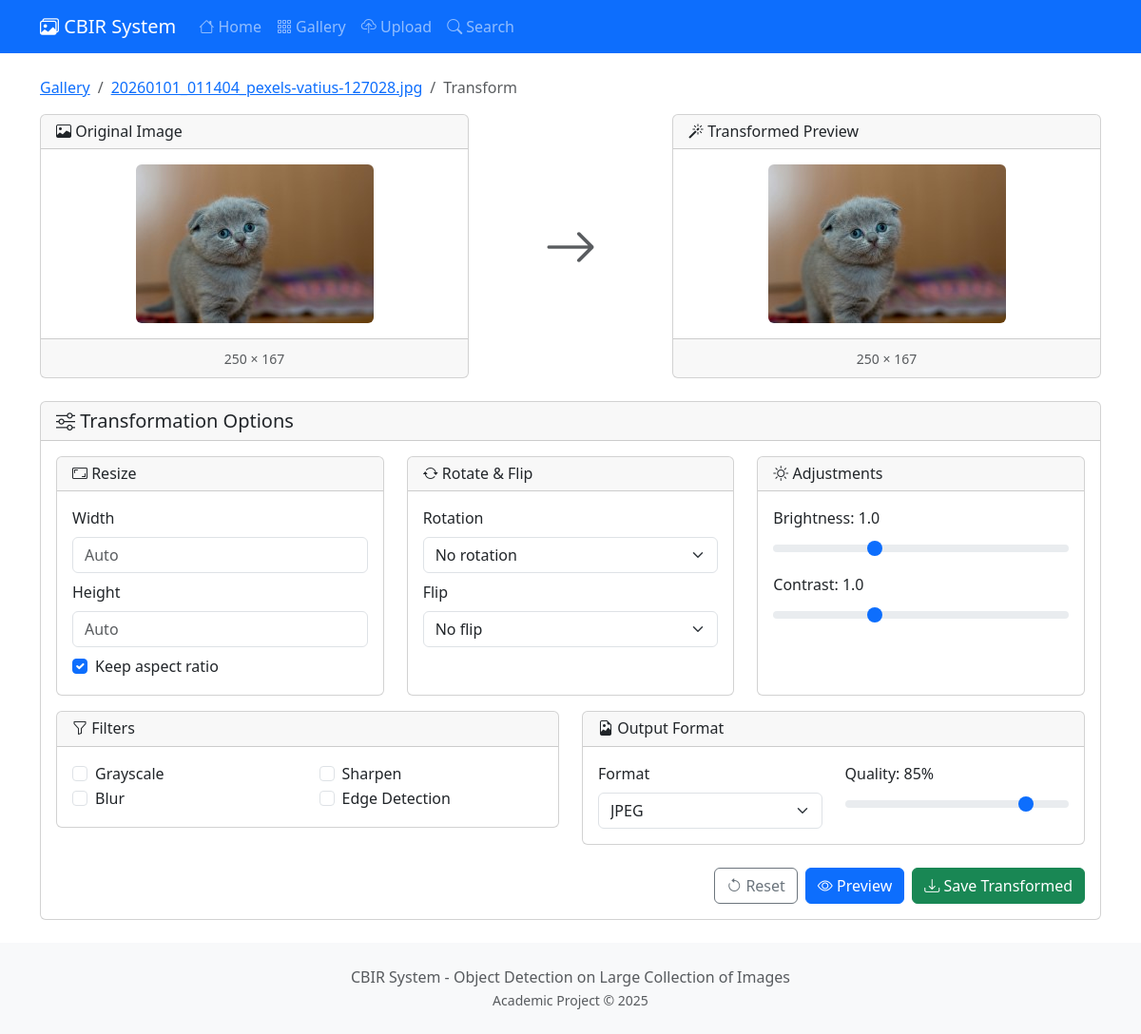
The page /image/67/transform/ on the database its author committed.
### core/models.py (models this page shows, shortened)
class Image(models.Model):
    file = models.ImageField(upload_to=image_upload_path)
    filename = models.CharField(max_length=255)
    category = models.CharField(max_length=100, null=True, blank=True)
    uploaded_at = models.DateTimeField(auto_now_add=True)
    width = models.IntegerField(default=0)
    height = models.IntegerField(default=0)
    file_size = models.IntegerField(default=0)  # in bytes
    features_extracted = models.BooleanField(default=False)
    feature_vector = models.BinaryField(null=True, blank=True)  # Serialized numpy array
    class Meta:
        ordering = ['-uploaded_at']
    @property
    def image(self):
        return self.file
    @property
    def original_filename(self):
        return self.filename

### core/views.py (the view, shortened to what this page needs)
# urls.py: path('image/<int:pk>/transform/', views.TransformView.as_view(), name='transform'),
class TransformView(View):
    template_name = 'core/transform.html'
    def get(self, request, pk):
        image = get_object_or_404(Image, pk=pk)
        form = TransformForm()
        return render(request, self.template_name, {
            'image': image,
            'form': form
        })

### templates/core/transform.html (shortened to what this page needs)
{% extends 'core/base.html' %}
{% block content %}
<nav aria-label="breadcrumb" class="mb-3">
    <ol class="breadcrumb">
        <li class="breadcrumb-item"><a href="{% url 'core:gallery' %}">Gallery</a></li>
        <li class="breadcrumb-item"><a href="{% url 'core:image_detail' image.id %}">{{ image.original_filename }}</a></li>
        <li class="breadcrumb-item active">Transform</li>
    </ol>
</nav>
<div class="row">
    <div class="col-md-5">
        <div class="card">
            <div class="card-header">
                <h6 class="mb-0"><i class="bi bi-image"></i> Original Image</h6>
            </div>
            <div class="card-body text-center">
                <img src="{{ image.image.url }}" class="img-fluid rounded" id="originalImage" alt="Original">
            </div>
            <div class="card-footer text-center">
                <small class="text-muted">{{ image.width }} × {{ image.height }}</small>
            </div>
        </div>
    </div>
    <div class="col-md-2 d-flex align-items-center justify-content-center">
        <i class="bi bi-arrow-right display-4 text-muted"></i>
    </div>
    <div class="col-md-5">
        <div class="card">
            <div class="card-header">
                <h6 class="mb-0"><i class="bi bi-magic"></i> Transformed Preview</h6>
            </div>
            <div class="card-body text-center">
                <img src="{{ image.image.url }}" class="img-fluid rounded" id="previewImage" alt="Preview">
            </div>
            <div class="card-footer text-center">
                <small class="text-muted" id="previewDimensions">{{ image.width }} × {{ image.height }}</small>
            </div>
        </div>
    </div>
</div>
<div class="card mt-4">
    <div class="card-header">
        <h5 class="mb-0"><i class="bi bi-sliders"></i> Transformation Options</h5>
    </div>
    <div class="card-body">
        <form method="post" id="transformForm">
            <div class="row">
                <div class="col-md-4">
                    <div class="card h-100">
                        <div class="card-header">
                            <h6 class="mb-0"><i class="bi bi-aspect-ratio"></i> Resize</h6>
                        </div>
                        <div class="card-body">
                            <div class="mb-2">
                                <label class="form-label">Width</label>
                                <input type="number" name="resize_width" class="form-control" placeholder="Auto" min="1" max="4096">
                            </div>
                            <div class="mb-2">
                                <label class="form-label">Height</label>
                                <input type="number" name="resize_height" class="form-control" placeholder="Auto" min="1" max="4096">
                            </div>
                            <div class="form-check">
                                <input type="checkbox" name="keep_aspect" class="form-check-input" id="keepAspect" checked>
                                <label class="form-check-label" for="keepAspect">Keep aspect ratio</label>
                            </div>
                        </div>
                    </div>
                </div>
                <div class="col-md-4">
                    <div class="card h-100">
                        <div class="card-header">
                            <h6 class="mb-0"><i class="bi bi-arrow-repeat"></i> Rotate & Flip</h6>
                        </div>
                        <div class="card-body">
                            <div class="mb-2">
                                <label class="form-label">Rotation</label>
                                <select name="rotation" class="form-select">
                                    <option value="0">No rotation</option>
                                </select>
                            </div>
                            <div class="mb-2">
                                <label class="form-label">Flip</label>
                                <select name="flip" class="form-select">
                                    <option value="">No flip</option>
                                </select>
                            </div>
                        </div>
                    </div>
                </div>
                <div class="col-md-4">
                    <div class="card h-100">
                        <div class="card-header">
                            <h6 class="mb-0"><i class="bi bi-brightness-high"></i> Adjustments</h6>
                        </div>
                        <div class="card-body">
                            <div class="mb-2">
                                <label class="form-label">Brightness: <span id="brightnessVal">1.0</span></label>
                                <input type="range" name="brightness" class="form-range" min="0.5" max="2" step="0.1" value="1" id="brightness">
                            </div>
                            <div class="mb-2">
                                <label class="form-label">Contrast: <span id="contrastVal">1.0</span></label>
                                <input type="range" name="contrast" class="form-range" min="0.5" max="2" step="0.1" value="1" id="contrast">
                            </div>
                        </div>
                    </div>
                </div>
            </div>
            <div class="row mt-3">
                <div class="col-md-6">
                    <div class="card">
                        <div class="card-header">
                            <h6 class="mb-0"><i class="bi bi-funnel"></i> Filters</h6>
                        </div>
                        <div class="card-body">
                            <div class="row">
                                <div class="col-6">
                                    <div class="form-check">
                                        <input type="checkbox" name="grayscale" class="form-check-input" id="grayscale">
                                        <label class="form-check-label" for="grayscale">Grayscale</label>
                                    </div>
                                    <div class="form-check">
                                        <input type="checkbox" name="blur" class="form-check-input" id="blur">
                                        <label class="form-check-label" for="blur">Blur</label>
                                    </div>
                                </div>
                                <div class="col-6">
                                    <div class="form-check">
                                        <input type="checkbox" name="sharpen" class="form-check-input" id="sharpen">
                                        <label class="form-check-label" for="sharpen">Sharpen</label>
                                    </div>
                                    <div class="form-check">
                                        <input type="checkbox" name="edge_detect" class="form-check-input" id="edgeDetect">
                                        <label class="form-check-label" for="edgeDetect">Edge Detection</label>
                                    </div>
                                </div>
                            </div>
                        </div>
                    </div>
                </div>
                <div class="col-md-6">
                    <div class="card">
                        <div class="card-header">
                            <h6 class="mb-0"><i class="bi bi-file-earmark-image"></i> Output Format</h6>
                        </div>
                        <div class="card-body">
                            <div class="row">
                                <div class="col-6">
                                    <label class="form-label">Format</label>
                                    <select name="output_format" class="form-select">
                                        <option value="jpeg">JPEG</option>
                                    </select>
                                </div>
                                <div class="col-6">
                                    <label class="form-label">Quality: <span id="qualityVal">85</span>%</label>
                                    <input type="range" name="quality" class="form-range" min="10" max="100" step="5" value="85" id="quality">
                                </div>
                            </div>
                        </div>
                    </div>
                </div>
            </div>
            <div class="mt-4 d-flex gap-2 justify-content-end">
                <button type="button" class="btn btn-outline-secondary" onclick="resetForm()">
                    <i class="bi bi-arrow-counterclockwise"></i> Reset
                </button>
                <button type="submit" class="btn btn-primary" name="action" value="preview">
                    <i class="bi bi-eye"></i> Preview
                </button>
                <button type="submit" class="btn btn-success" name="action" value="save">
                    <i class="bi bi-download"></i> Save Transformed
                </button>
            </div>
        </form>
    </div>
</div>
{% endblock %}

### static/css/style.css (style rules this page uses)
body { min-height: 100vh; display: flex; flex-direction: column; }
#previewImage { max-height: 400px; object-fit: contain; }
#originalImage { max-height: 400px; object-fit: contain; }

### rows shown on the page
Image: original_filename "20260101_011404_pexels-vatius-127028.jpg", image (picture), width "250", height "167"
